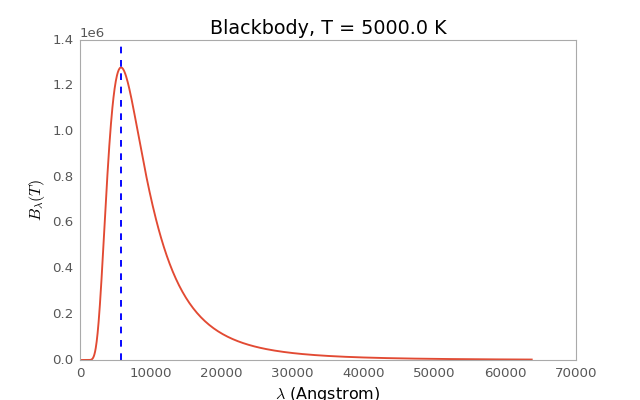

Generate this figure with Python:
import matplotlib.pyplot as plt
import numpy as np
from astropy import constants as const
from astropy import units as u
from astropy.analytic_functions import blackbody_lambda

temperature = 5000 * u.K
wavemax = (const.b_wien / temperature).to(u.AA)  # Wien's displacement law
waveset = np.logspace(
    0, np.log10(wavemax.value + 10 * wavemax.value), num=1000) * u.AA
with np.errstate(all='ignore'):
    flux = blackbody_lambda(waveset, temperature)

fig, ax = plt.subplots(figsize=(8, 5))
ax.plot(waveset.value, flux.value)
ax.axvline(wavemax.value, ls='--')
ax.get_yaxis().get_major_formatter().set_powerlimits((0, 1))
ax.set_xlabel(r'$\lambda$ ({0})'.format(waveset.unit))
ax.set_ylabel(r'$B_{\lambda}(T)$')
ax.set_title('Blackbody, T = {0}'.format(temperature))
